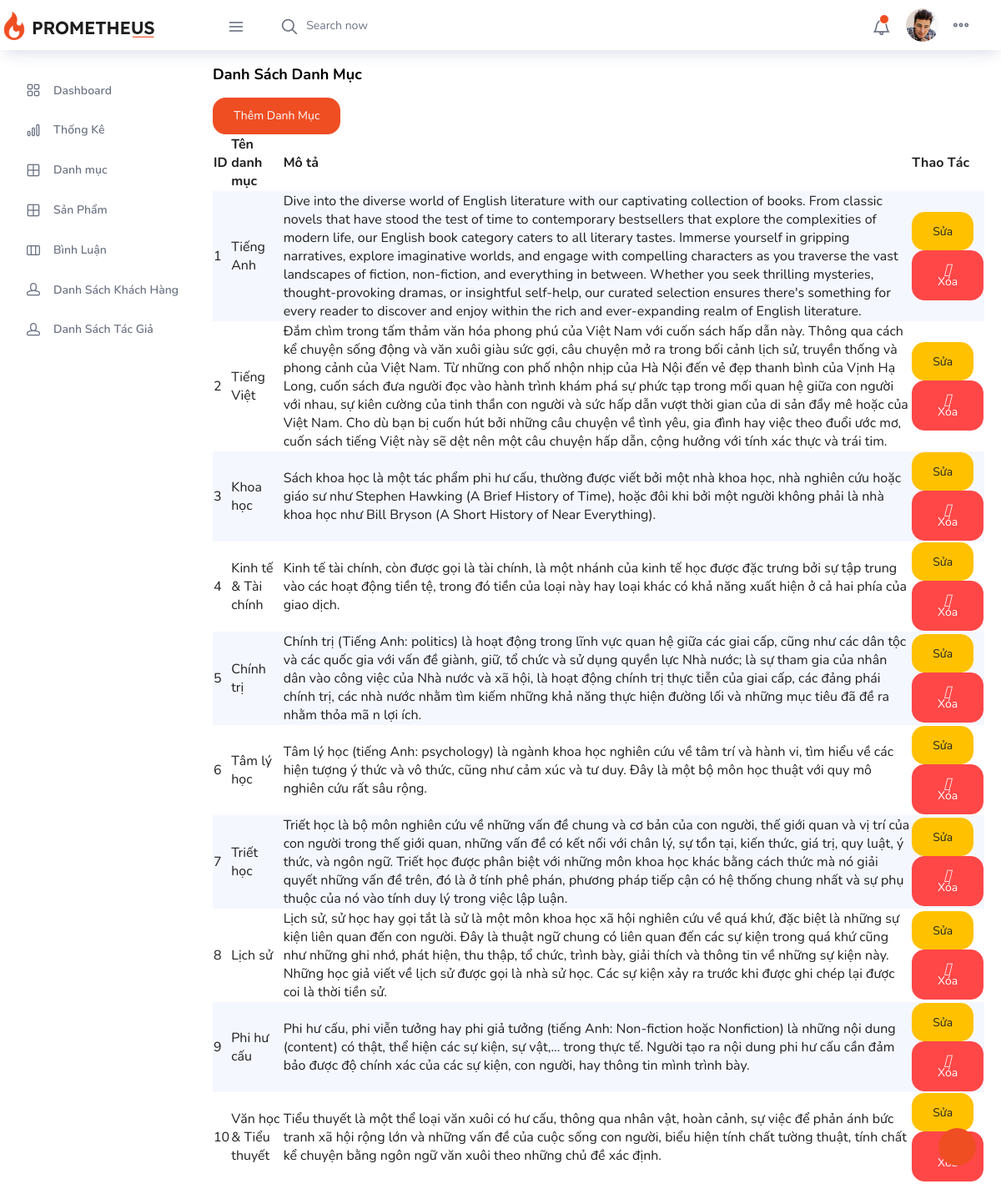
/admin/index.php?act=listCategory, run on the app's committed database.
### tables this page shows
CREATE TABLE `categories` (
  `id` int(11) NOT NULL,
  `categ_name` varchar(50) NOT NULL,
  `categ_description` text NOT NULL,
  `creation_date` timestamp NOT NULL DEFAULT current_timestamp(),
  `update_date` timestamp NOT NULL DEFAULT current_timestamp()
);

### models/pdo.php (called while the page is built, shortened)
<?php
function pdo_get_connection(){
    $dburl = "mysql:host=localhost;dbname=prometheus;charset=utf8";
    $username = 'root';
    $password = '';
    $conn = new PDO($dburl, $username, $password);
    $conn->setAttribute(PDO::ATTR_ERRMODE, PDO::ERRMODE_EXCEPTION);
    return $conn;
}
function pdo_query($sql){
    $sql_args = array_slice(func_get_args(), 1);
    try{
        $conn = pdo_get_connection();
        $stmt = $conn->prepare($sql);
        $stmt->execute($sql_args);
        $rows = $stmt->fetchAll();
        return $rows;
    }
    catch(PDOException $e){
        throw $e;
    }
    finally{
        unset($conn);
    }
}

### models/func_category.php (called while the page is built, shortened)
<?php
function load_All_category(){
    $sql = "SELECT * FROM categories WHERE 1  order by id desc";
    $listCategory = pdo_query($sql);
    return $listCategory;
}

### admin/category/listCategory.php (the view, shortened to what this page needs)
<div class="row">
  <div class="col-lg-12 ">
    <div class="card">
      <div class="card-body">
        <h4 class="card-title">Danh Sách Danh Mục</h4>
        <a href="index.php?act=addCategory"><button type="button" class="btn btn-primary">Thêm Danh Mục</button></a>
        <div class="table-responsive">
          <table class="table-striped">
            <thead>
              <tr>
                <th>ID</th>
                <th>Tên danh mục</th>
                <th>Mô tả</th>
                <th>Thao Tác</th>
              </tr>
            </thead>
            <tbody>
              <?php
                $i=1;
              foreach ($listCategory as $category) {
                extract($category);
                $updateCategory = "index.php?act=updateCategory&id=" . $id;
                $delCategory = "index.php?act=delCategory&id=" . $id;
                echo '
                <tr>
                  <td>' . $i . '</td>
                  <td>' . $categ_name . '</td>
                  <td>' . $categ_description . '</td>
                  <td>
                    <a href="' . $updateCategory . '" class="btn btn-warning"><i class="fa-solid fa-pen-to-square"></i> Sửa</a>
                    <a href="' . $delCategory . '" class="btn btn-danger"><i class="fa-solid fa-trash"></i> Xóa</a></td>
              </tr>';
                $i++;
              }
              ?>
            </tbody>
          </table>
        </div>
      </div>
    </div>
  </div>
</div>

### data on the page
categories: categ_name "Tiếng Anh", categ_description "Dive into the diverse world of English literature with our captivating collection of books. From classic novels that have stood the test of time to contemporary bestsellers that explore the complexities of modern life, our English book category caters to all literary tastes. Immerse yourself in gripping narratives, explore imaginative worlds, and engage with compelling characters as you traverse the vast landscapes of fiction, non-fiction, and everything in between. Whether you seek thrilling mysteries, thought-provoking dramas, or insightful self-help, our curated selection ensures there's something for every reader to discover and enjoy within the rich and ever-expanding realm of English…"
categories: categ_name "Tiếng Việt", categ_description "Đắm chìm trong tấm thảm văn hóa phong phú của Việt Nam với cuốn sách hấp dẫn này. Thông qua cách kể chuyện sống động và văn xuôi giàu sức gợi, câu chuyện mở ra trong bối cảnh lịch sử, truyền thống và phong cảnh của Việt Nam. Từ những con phố nhộn nhịp của Hà Nội đến vẻ đẹp thanh bình của Vịnh Hạ Long, cuốn sách đưa người đọc vào hành trình khám phá sự phức tạp trong mối quan hệ giữa con người với nhau, sự kiên cường của tinh thần con người và sức hấp dẫn vượt thời gian của di sản đầy mê hoặc của Việt Nam. Cho dù bạn bị cuốn hút bởi những câu chuyện về tình yêu, gia đình hay việc theo đuổi ước mơ, cuốn sách tiếng Việt này sẽ dệt nên một câu chuyện hấp dẫn, cộng hưởng với tính xác thực và…"
categories: categ_name "Khoa học", categ_description "Sách khoa học là một tác phẩm phi hư cấu, thường được viết bởi một nhà khoa học, nhà nghiên cứu hoặc giáo sư như Stephen Hawking (A Brief History of Time), hoặc đôi khi bởi một người không phải là nhà khoa học như Bill Bryson (A Short History of Near Everything)."
categories: categ_name "Kinh tế & Tài chính", categ_description "Kinh tế tài chính, còn được gọi là tài chính, là một nhánh của kinh tế học được đặc trưng bởi sự tập trung vào các hoạt động tiền tệ, trong đó tiền của loại này hay loại khác có khả năng xuất hiện ở cả hai phía của giao dịch."
categories: categ_name "Chính trị", categ_description "Chính trị (Tiếng Anh: politics) là hoạt động trong lĩnh vực quan hệ giữa các giai cấp, cũng như các dân tộc và các quốc gia với vấn đề giành, giữ, tổ chức và sử dụng quyền lực Nhà nước; là sự tham gia của nhân dân vào công việc của Nhà nước và xã hội, là hoạt động chính trị thực tiễn của giai cấp, các đảng phái chính trị, các nhà nước nhằm tìm kiếm những khả năng thực hiện đường lối và những mục tiêu đã đề ra nhằm thỏa mã n lợi ích."
categories: categ_name "Tâm lý học", categ_description "Tâm lý học (tiếng Anh: psychology) là ngành khoa học nghiên cứu về tâm trí và hành vi, tìm hiểu về các hiện tượng ý thức và vô thức, cũng như cảm xúc và tư duy. Đây là một bộ môn học thuật với quy mô nghiên cứu rất sâu rộng."
categories: categ_name "Triết học", categ_description "Triết học là bộ môn nghiên cứu về những vấn đề chung và cơ bản của con người, thế giới quan và vị trí của con người trong thế giới quan, những vấn đề có kết nối với chân lý, sự tồn tại, kiến thức, giá trị, quy luật, ý thức, và ngôn ngữ. Triết học được phân biệt với những môn khoa học khác bằng cách thức mà nó giải quyết những vấn đề trên, đó là ở tính phê phán, phương pháp tiếp cận có hệ thống chung nhất và sự phụ thuộc của nó vào tính duy lý trong việc lập luận."
categories: categ_name "Lịch sử", categ_description "Lịch sử, sử học hay gọi tắt là sử là một môn khoa học xã hội nghiên cứu về quá khứ, đặc biệt là những sự kiện liên quan đến con người. Đây là thuật ngữ chung có liên quan đến các sự kiện trong quá khứ cũng như những ghi nhớ, phát hiện, thu thập, tổ chức, trình bày, giải thích và thông tin về những sự kiện này. Những học giả viết về lịch sử được gọi là nhà sử học. Các sự kiện xảy ra trước khi được ghi chép lại được coi là thời tiền sử."
categories: categ_name "Phi hư cấu", categ_description "Phi hư cấu, phi viễn tưởng hay phi giả tưởng (tiếng Anh: Non-fiction hoặc Nonfiction) là những nội dung (content) có thật, thể hiện các sự kiện, sự vật,... trong thực tế. Người tạo ra nội dung phi hư cấu cần đảm bảo được độ chính xác của các sự kiện, con người, hay thông tin mình trình bày."
categories: categ_name "Văn học & Tiểu thuyết", categ_description "Tiểu thuyết là một thể loại văn xuôi có hư cấu, thông qua nhân vật, hoàn cảnh, sự việc để phản ánh bức tranh xã hội rộng lớn và những vấn đề của cuộc sống con người, biểu hiện tính chất tường thuật, tính chất kể chuyện bằng ngôn ngữ văn xuôi theo những chủ đề xác định."
